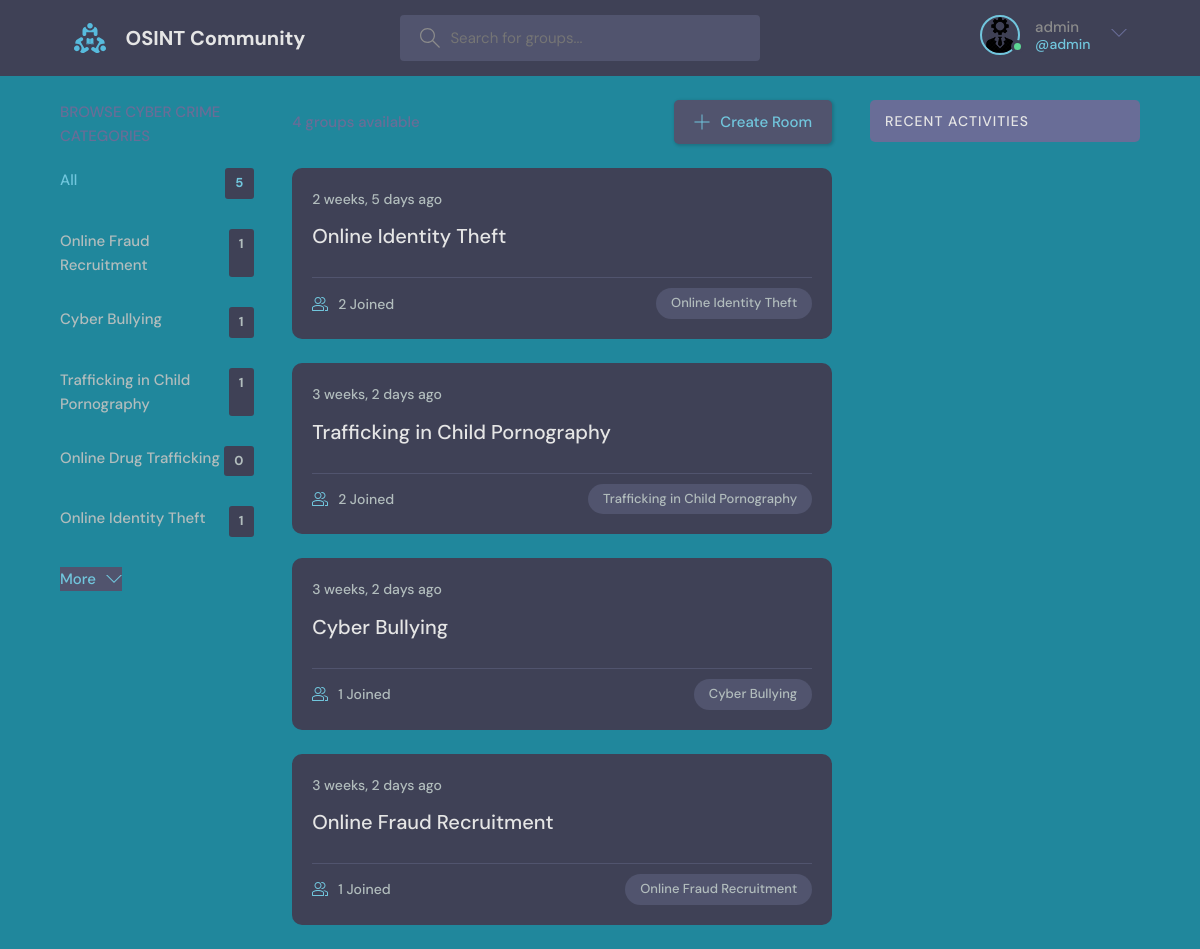
Page / (signed in) on the committed database.
### base/models.py (models this page shows, shortened)
class User(AbstractUser):
    name = models.CharField(max_length=200, null=True)
    email = models.EmailField(unique=True, null=True)
    bio = models.TextField(null=True)
    avatar = models.ImageField(null=True, default="avatar.svg")
    USERNAME_FIELD = 'email'
    REQUIRED_FIELDS = ['name']

class Topic(models.Model):
    name = models.CharField(max_length=200)

class Room(models.Model):
    host = models.ForeignKey(User, on_delete=models.SET_NULL ,null = True)
    topic = models.ForeignKey(Topic, on_delete=models.SET_NULL ,null = True)
    name = models.CharField(max_length=200)
    description = models.TextField(null=True, blank=True)
    participants = models.ManyToManyField(User, related_name='participants',blank=True)
    updated = models.DateTimeField(auto_now=True)
    created = models.DateTimeField(auto_now_add=True)
    class Meta:
        ordering = ['-updated','-created']

### base/views.py (the view)
# urls.py: path('',views.home , name="home"),
@login_required(login_url='login')
def home(request):
    q = request.GET.get('q') if request.GET.get('q') != None else ''
    rooms = Room.objects.filter(Q(topic__name__icontains = q) | Q(name__icontains=q) |
    Q(description__icontains=q)
    )
    topics = Topic.objects.all()[0:5]
    room_count = rooms.count()
    room_messages = Message.objects.filter(Q(room__topic__name__icontains=q))
    context = {'rooms':rooms , 'topics': topics, 'room_count':room_count , 'room_messages':room_messages}
    return render(request, 'base/home.html',context)

### base/templates/base/home.html (shortened to what this page needs)
{% extends 'main.html' %}
{% block content %}
    <main class="layout layout--3">
      <div class="container">
        {% include 'base/topics_component.html' %}
        <div class="roomList">
          <div class="roomList__header">
            <div>
              <p>{{room_count}} groups available</p>
            </div>
            {% if user.is_superuser %}
            <a class="btn" href="{% url 'create-room' %}">
              <svg
                version="1.1"
                xmlns="http://www.w3.org/2000/svg"
                width="32"
                height="32"
                viewBox="0 0 32 32"
              >
                <title>add</title>
                <path
                  d="M16.943 0.943h-1.885v14.115h-14.115v1.885h14.115v14.115h1.885v-14.115h14.115v-1.885h-14.115v-14.115z"
                ></path>
              </svg>
              Create Room
            </a>
          {% endif %}
          </div>
          {% include 'base/feed_component.html' %}
        </div>
        {% include 'base/activity_component.html' %}
      </div>
    </main>
{% endblock content %}

### templates/navbar.html (shortened to what this page needs)
{% load static %}
<header class="header header--loggedIn">
    <div class="container">
      <a href="{% url 'home' %}" class="header__logo">
        <img src="{% static 'images/logo.svg' %}" />
        <h1>OSINT Community</h1>
      </a>
      <form class="header__search" method="GET" action="{% url 'home' %}">
        <label>
          <input name="q" placeholder="Search for groups..." />
        </label>
      </form>
      <nav class="header__menu">
        {% if request.user.is_authenticated %}
        <div class="header__user">
          <a href="{% url 'update-user' %}">
            <div class="avatar avatar--medium active">
              <img src="{{request.user.avatar.url}}" />
            </div>
            <p>{{request.user.username}}<span>@{{request.user.username}}</span></p>
          </a>
          <button class="dropdown-button">
            <svg
              version="1.1"
              xmlns="http://www.w3.org/2000/svg"
              width="32"
              height="32"
              viewBox="0 0 32 32"
            >
              <title>chevron-down</title>
              <path d="M16 21l-13-13h-3l16 16 16-16h-3l-13 13z"></path>
            </svg>
          </button>
        </div>
        {% else %}
        <a href="{% url 'login' %}">
          <img src="{% static 'images/avatar.svg' %}" />
          <p>Login</p>
        </a>
        {% endif %}
      </nav>
    </div>
  </header>

### base/templates/base/topics_component.html
<div class="topics">
  <div class="topics__header">
    <h2>Browse Cyber Crime Categories</h2>
  </div>
  <ul class="topics__list">
    <li>
      <a href="{% url 'home' %}" class="active">All <span>{{topics.count}}</span></a>
    </li>
    {% for topic in topics %}
    <li>
      <a href="{% url 'home' %}?q={{topic.name}}">{{topic.name}}<span>{{topic.room_set.all.count}}</span></a>
    </li>
    {% endfor %}
  </ul>
  <a class="btn btn--link" href="{% url 'topics' %}">
    More
    <svg
      version="1.1"
      xmlns="http://www.w3.org/2000/svg"
      width="32"
      height="32"
      viewBox="0 0 32 32"
    >
      <title>chevron-down</title>
      <path d="M16 21l-13-13h-3l16 16 16-16h-3l-13 13z"></path>
    </svg>
  </a>
</div>

### base/templates/base/feed_component.html (shortened to what this page needs)
{% for room in rooms %}
<div class="roomListRoom">
  <div class="roomListRoom__header">
    <div class="roomListRoom__actions">
      <span>{{room.created|timesince}} ago</span>
    </div>
  </div>
  <div class="roomListRoom__content">
    <a href="{% url 'room' room.id %}">{{room.name}}</a>
  </div>
  <div class="roomListRoom__meta">
    <a href="{% url 'room' room.id %}" class="roomListRoom__joined">
      {{room.participants.all.count}} Joined
    </a>
    <p class="roomListRoom__topic">{{room.topic.name}}</p>
  </div>
</div>
{% endfor %}

### rows in the picture
User: user.avatar (picture), user.username "admin"
Topic: name "Online Fraud Recruitment", room_set.all.count "1"
Topic: name "Cyber Bullying", room_set.all.count "1"
Topic: name "Trafficking in Child Pornography", room_set.all.count "1"
Topic: name "Online Drug Trafficking", room_set.all.count "0"
Topic: name "Online Identity Theft", room_set.all.count "1"
Room: created "2 weeks, 5 days", name "Online Identity Theft", participants.all.count "2", topic.name "Online Identity Theft"
Room: created "3 weeks, 2 days", name "Trafficking in Child Pornography", participants.all.count "2", topic.name "Trafficking in Child Pornography"
Room: created "3 weeks, 2 days", name "Cyber Bullying", participants.all.count "1", topic.name "Cyber Bullying"
Room: created "3 weeks, 2 days", name "Online Fraud Recruitment", participants.all.count "1", topic.name "Online Fraud Recruitment"

### other values in the picture
{{ topics.count }} "5"
